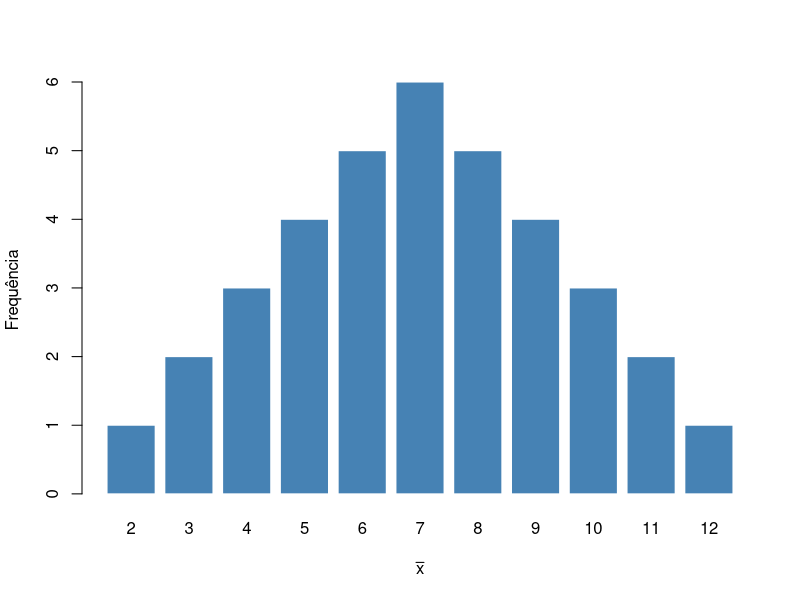
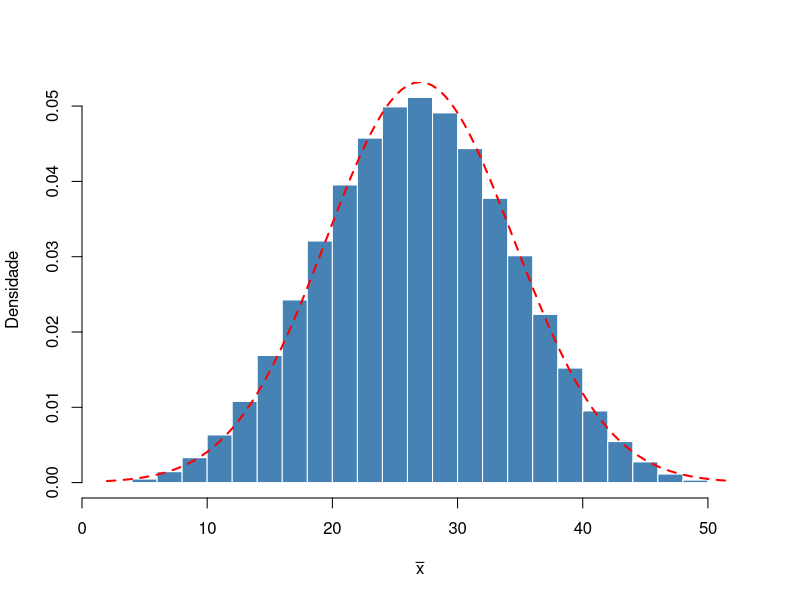

R code for these plots, in order: (Note: this script raises an error after producing the figures.)
## ---- echo=FALSE, eval=TRUE, message=FALSE, warning=FALSE-----------------------------

df <- data.frame(elementos = LETTERS[1:6], ind = 1:6, idade = c(2,4,6,8,10,12))

knitr::kable(x = df,
             format = "markdown",
             col.names = c("Elementos", "$i$", "$X_i$"),
             align = "ccc")



## ---- echo=FALSE, eval=TRUE, message=FALSE, warning=FALSE-----------------------------

df2 <- data.frame(numero = c(1:5, "$\\vdots$"),
                  amostra = c(rep("",6)),
                  p = c(rep("",6)),
                  x = c(rep("",6)),
                  xbarra = c(rep("",6)))

knitr::kable(x = df2,
             format = "markdown",
             col.names = c("$S_j$",
                           "Amostras",
                           "$\\pi_j$",
                           "$(x_1, x_2)$",
                           "$\\bar{x}_j$"),
             align = "ccccc")



## ---- echo=FALSE, eval=TRUE, message=FALSE, warning=FALSE-----------------------------

x <- expand.grid(rep(list(LETTERS[1:6]), 2))

idade <- c(2,4,6,8,10,12)
idade.pares <- expand.grid(rep(list(idade), 2))
idade.media <- apply(X = idade.pares, MARGIN = 1, FUN = mean)

df3 <- data.frame(numero = 1:36,
                  amostra = paste("(", x$Var1, ", ", x$Var2, ")", sep = ""),
                  p = rep(as.character(MASS::fractions(1/36)), 36),
                  xs = paste("(", idade.pares$Var1, ", ", idade.pares$Var2, ")", sep = ""),
                  xbarra = idade.media)

knitr::kable(x = df3,
             format = "markdown",
             col.names = c("$S_j$",
                           "Amostras",
                           "$\\pi_j$",
                           "$(x_1, x_2)$",
                           "$\\bar{x}_j$"),
             align = "ccccc")



## ---- echo=FALSE, eval=TRUE, message=FALSE, warning=FALSE, fig.align='center', out.width='100%'----

barplot(table(df3$xbarra),
     col = "steelblue",
     border = "white",
     ylab = "Frequência",
     xlab = expression(bar(x)))



## ---- echo=FALSE, eval=TRUE, message=FALSE, warning=FALSE, fig.align='center', out.width='100%'----

x <- expand.grid(rep(list(LETTERS), 4))

idade <- 1:26 * 2
idade.pares <- expand.grid(rep(list(idade), 4))
idade.media <- apply(X = idade.pares, MARGIN = 1, FUN = mean)

hist(idade.media,
     prob = T,
     main = "",
     col = "steelblue",
     border = "white",
     ylab = "Densidade",
     xlab = expression(bar(x)))

curve(expr = dnorm(x, mean = mean(idade.media), sd = sd(idade.media)),
      lty = 2, lwd = 2,
      col = "red",
      add = T)



## ----echo=FALSE, fig.align='center', message=FALSE, warning=FALSE, out.width='50%', out.height='50%', paged.print=FALSE----

knitr::include_graphics(here::here('images', 'Statistically-Insignificant-bolha.jpg'))


